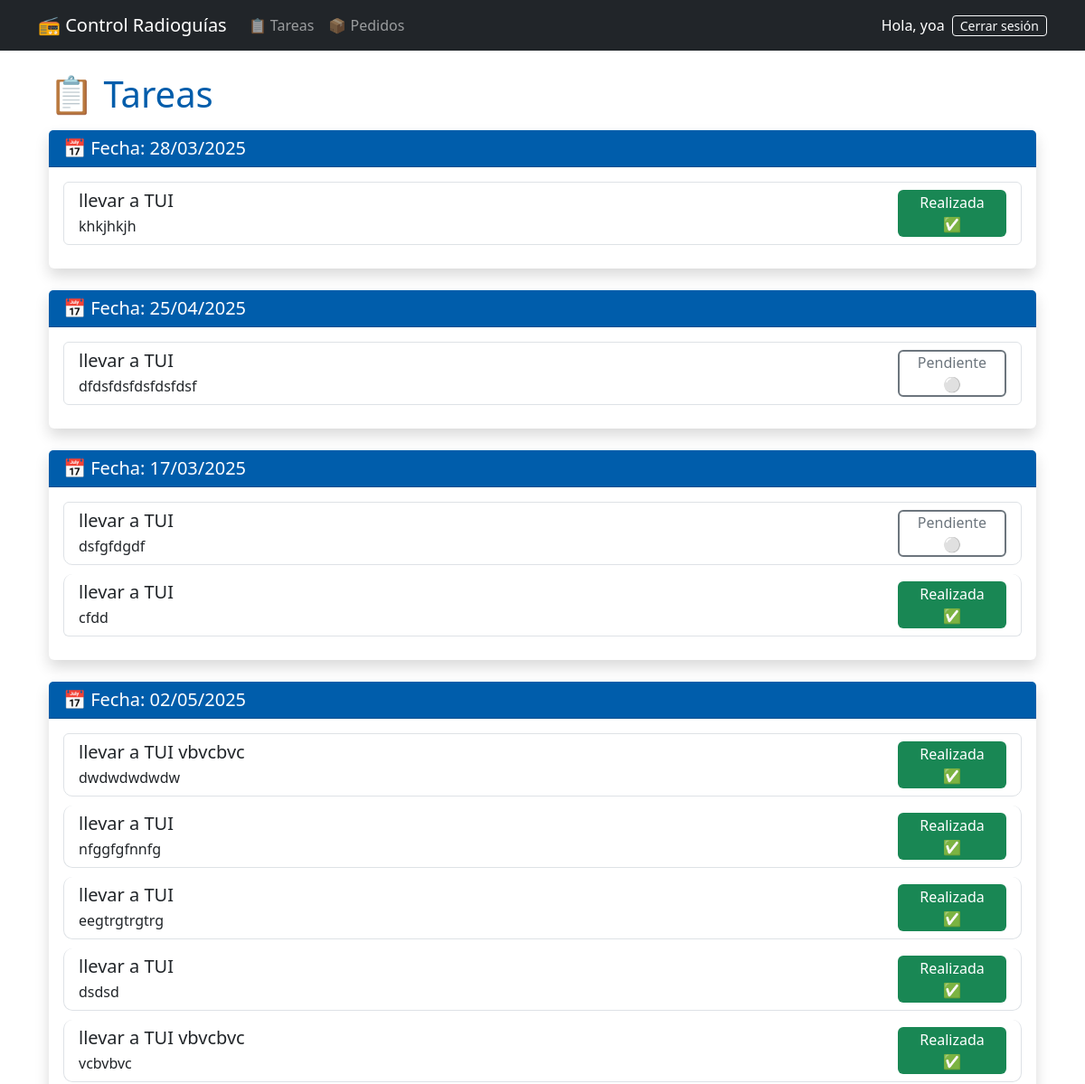
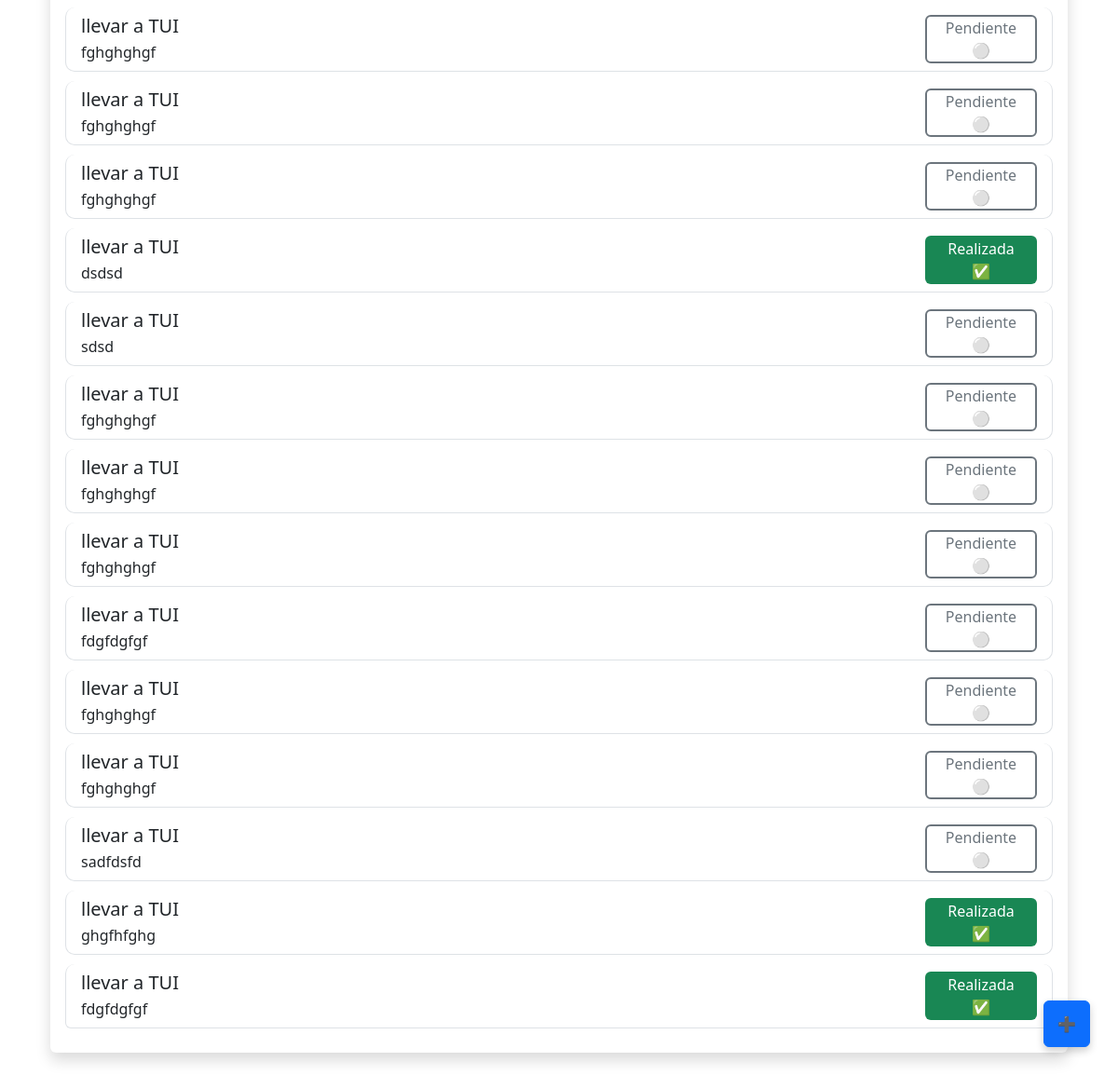
Screenshot of /tareas/ (signed in) with the database file from the repository (2 pictures, top to bottom).
### pedidos/models.py (models this page shows, shortened)
class Tarea(models.Model):
    PRIORIDADES = [
        ("alta", "Alta"),
        ("media", "Media"),
        ("baja", "Baja"),
    ]
    titulo = models.CharField("Título", max_length=200)
    descripcion = models.TextField("Descripción")
    prioridad = models.CharField("Prioridad", max_length=20, choices=PRIORIDADES)
    completada = models.BooleanField("Completada", default=False)
    fecha_creacion = models.DateTimeField("Creada", auto_now_add=True)
    fecha_especifica = models.DateTimeField("Para", default=timezone.now)

### pedidos/views.py (the view)
# urls.py: path("tareas/", views.TareaListView.as_view(), name="tareas"),
@method_decorator(ensure_csrf_cookie, name="dispatch")
class TareaListView(LoginRequiredMixin, UserPassesTestMixin, ListView):
    model = Tarea
    template_name = "pedidos/tareas.html"
    context_object_name = "tareas"
    def test_func(self):
        return self.request.user.is_staff
    def get_queryset(self):
        return Tarea.objects.all().order_by("-fecha_creacion")

### pedidos/templates/pedidos/tareas.html (shortened to what this page needs)
{% extends 'pedidos/base.html' %}
{% load static %}
{% load fechas %}
{% block content %}
<div class="container">
  <div class="text-end mb-4">
    <button type="button" class="btn btn-primary btn-floating" data-bs-toggle="modal" data-bs-target="#modalNuevaTarea">
      ➕
    </button>
  </div>
  <h1 class="mb-3" style="color:#005dab;">📋 Tareas</h1>
  {% regroup tareas by fecha_especifica|date:"d/m/Y" as grouped_tareas %}
  {% for group in grouped_tareas %}
    <div class="card mb-4 shadow border-0">
      <div class="card-header text-white" style="background-color:#005dab;">
        <h5 class="mb-0">📅 Fecha: {{ group.grouper }}</h5>
      </div>
      <div class="card-body">
        <div class="list-group">
          {% for tarea in group.list %}
          <div class="list-group-item">
            <div class="d-flex flex-column flex-md-row justify-content-between align-items-start">
              <div class="flex-grow-1 me-md-3 mb-2 mb-md-0 w-100">
                <h5 class="mb-1">{{ tarea.titulo }}</h5>
                <p class="mb-0 text-break">{{ tarea.descripcion }}</p>
              </div>
              <div class="align-self-center">
                <button
                  class="btn {% if tarea.completada %}btn-success{% else %}btn-outline-secondary{% endif %} btn-estado mt-2 mt-md-0"
                  data-tarea-id="{{ tarea.id }}"
                  data-url="{% url 'pedidos:cambiar_estado_tarea' tarea.id %}"
                >
                  {% if tarea.completada %}Realizada ✅{% else %}Pendiente ⚪{% endif %}
                </button>
              </div>
            </div>
          </div>
          {% endfor %}
        </div>
      </div>
    </div>
  {% endfor %}
</div>
{% endblock %}

### pedidos/templates/pedidos/base.html (shortened to what this page needs)
<!doctype html>
<html lang="es">
<head>
  {% load static %}
  <link rel="stylesheet" href="https://cdn.jsdelivr.net/npm/flatpickr/dist/flatpickr.min.css">
  <link href="{% static 'pedidos/css/styles.css' %}" rel="stylesheet">
  <link href="https://cdn.jsdelivr.net/npm/bootstrap@5.3.0/dist/css/bootstrap.min.css" rel="stylesheet">
  <link href="https://cdn.jsdelivr.net/npm/bootstrap-icons@1.10.5/font/bootstrap-icons.css" rel="stylesheet">
<link rel="stylesheet"
      href="https://cdn.datatables.net/1.13.4/css/jquery.dataTables.min.css"/>
<link rel="stylesheet"
      href="https://cdn.datatables.net/buttons/2.3.6/css/buttons.dataTables.min.css"/>
</head>
<body>
  {% include "pedidos/navbar.html" %}
  {% block content %}{% endblock %}
</body>
</html>

### pedidos/templates/pedidos/navbar.html (shortened to what this page needs)
<nav class="navbar navbar-expand-lg navbar-dark bg-dark">
        <div class="container">
            <a class="navbar-brand" href="{% url 'pedidos:tareas' %}">📻 Control Radioguías</a>
            <div class="navbar-nav">
                <a class="nav-link" href="{% url 'pedidos:tareas' %}">📋 Tareas</a>
                <a class="nav-link" href="{% url 'pedidos:pedidos_lista' %}">📦 Pedidos</a>
            </div>
            <div class="ms-auto d-flex align-items-center gap-2">
                {% if user.is_authenticated %}
                    <span class="text-white">Hola, {{ user.username }}</span>
                    <a href="{% url 'pedidos:logout' %}" class="btn btn-outline-light btn-sm">Cerrar sesión</a>
                {% else %}
                    <a href="{% url 'pedidos:acceso' %}" class="btn btn-outline-primary btn-sm">Iniciar sesión</a>
                {% endif %}
            </div>
        </div>
    </nav>
    <div class="container mt-4">

### pedidos/static/pedidos/css/styles.css (style rules this page uses)
body { background-color: #f8f9fa; }
.card { border-radius: 15px; }
.list-group-item { margin-bottom: 10px; border-radius: 10px; transition: all 0.3s ease; }
.btn-floating { background: #007bff; color: white; z-index: 1000; position: fixed; bottom: 30px; right: 30px; width: 60px; height: 60px; border-radius: 50%; font-size: 24px; display: flex; align-items: center; justify-content: center; box-shadow: 0 4px 8px rgba(0, 0, 0, 0.2); transition: all 0.3s ease; }
.btn-floating { border-radius: 50%; width: 50px; height: 50px; padding: 0; font-size: 24px; line-height: 50px; text-align: center; }
.btn-estado { transition: all 0.3s ease; min-width: 120px; min-height: 40px; padding: 8px 12px; box-sizing: border-box; }
.btn-outline-secondary { border: 2px solid #6c757d !important; }
.btn-success { border: 2px solid transparent !important; }
.btn { --bs-btn-padding-y: 0rem !important; }

### rows the page displays
Tarea: titulo "llevar a TUI", descripcion "khkjhkjh", completada "Realizada ✅"
Tarea: titulo "llevar a TUI", descripcion "dfdsfdsfdsfdsfdsf", completada "Pendiente ⚪"
Tarea: titulo "llevar a TUI", descripcion "dsfgfdgdf", completada "Pendiente ⚪"
Tarea: titulo "llevar a TUI", descripcion "cfdd", completada "Realizada ✅"
Tarea: titulo "llevar a TUI vbvcbvc", descripcion "dwdwdwdwdw", completada "Realizada ✅"
Tarea: titulo "llevar a TUI", descripcion "nfggfgfnnfg", completada "Realizada ✅"
Tarea: titulo "llevar a TUI", descripcion "eegtrgtrgtrg", completada "Realizada ✅"
Tarea: titulo "llevar a TUI", descripcion "dsdsd", completada "Realizada ✅"
Tarea: titulo "llevar a TUI vbvcbvc", descripcion "vcbvbvc", completada "Realizada ✅"
Tarea: titulo "llevar a TUI", descripcion "fghghghgf", completada "Pendiente ⚪"
Tarea: titulo "llevar a TUI", descripcion "fghghghgf", completada "Pendiente ⚪"
Tarea: titulo "llevar a TUI", descripcion "fghghghgf", completada "Pendiente ⚪"
Tarea: titulo "llevar a TUI", descripcion "dsdsd", completada "Realizada ✅"
Tarea: titulo "llevar a TUI", descripcion "sdsd", completada "Pendiente ⚪"
Tarea: titulo "llevar a TUI", descripcion "fghghghgf", completada "Pendiente ⚪"
Tarea: titulo "llevar a TUI", descripcion "fghghghgf", completada "Pendiente ⚪"
Tarea: titulo "llevar a TUI", descripcion "fghghghgf", completada "Pendiente ⚪"
Tarea: titulo "llevar a TUI", descripcion "fdgfdgfgf", completada "Pendiente ⚪"
Tarea: titulo "llevar a TUI", descripcion "fghghghgf", completada "Pendiente ⚪"
Tarea: titulo "llevar a TUI", descripcion "fghghghgf", completada "Pendiente ⚪"
Tarea: titulo "llevar a TUI", descripcion "sadfdsfd", completada "Pendiente ⚪"
Tarea: titulo "llevar a TUI", descripcion "ghgfhfghg", completada "Realizada ✅"
Tarea: titulo "llevar a TUI", descripcion "fdgfdgfgf", completada "Realizada ✅"

### other values shown
{{ user.username }} "yoa"
{{ group.grouper }} "28/03/2025" "25/04/2025" "17/03/2025" "02/05/2025"
